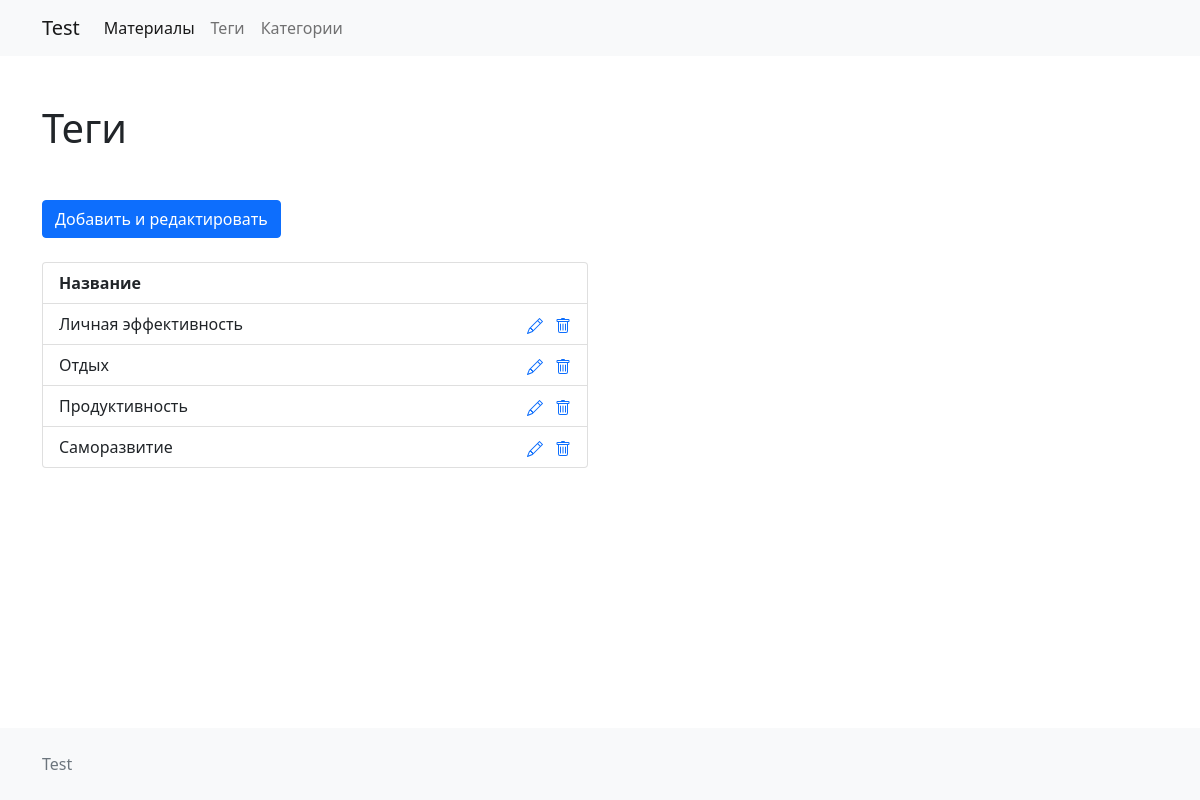
/list-tag, run on the app's committed database.
### tables this page shows
CREATE TABLE `tags` (
                        `id` int(11) NOT NULL,
                        `tagsTitle` varchar(255) NOT NULL
);

### Controllers/ListTagController.php (called while the page is built, shortened)
<?php
class ListTagController extends ListTagModel implements RulesForControllers
{
    function ActionView()
    {
        $tag = new ListTagModel();
        try {
            $tag = $tag ->SelectAll();
        }catch (\Exception $e){
            die($e->getMessage());
        }
        include __DIR__ . "/../Views/list-tag.php";
    }
}

### index.php (called while the page is built, shortened)
<?php
$viewMaterialId = $_GET['viewMaterialId'];
$viewTagId = $_GET['viewTagId'];
$routes = [
    "" =>"Controllers\ListMaterialController",
    "create-tag"=> "Controllers\CreateTagController",
    "create-category" => "Controllers\CreateCategoryController",
    "create-material" => "Controllers\CreateMaterialController",
    "list-category" => "Controllers\ListCategoryController",
    "list-materials" => "Controllers\ListMaterialController",
    "list-tag" => "Controllers\ListTagController",
    "view-material?viewMaterialId=$viewMaterialId" => "Controllers\ViewMaterialController",
    "tag-material?viewTagId=$viewTagId" =>"Controllers\TagMaterialController",
];
include_once "Views/header.php";
try {
    $router = new \Core\Router($routes);
}catch (\Exception $e){
    die($e ->getMessage());
}
include_once "Views/footer.php";

### Core/Db.php (called while the page is built, shortened)
<?php
 class Db
{
    private $db;
     protected function __construct(){
            $this->db =  new \mysqli("localhost","root","","test_project_db");
            $this->db ->set_charset('utf8');
            if ($this->db ->connect_error) {
                throw new \Exception("Нет соеденения с базой данных");
            }else return $this->db;
    }
    protected function DbQuery($query){
       return $this->db->query("$query");
    }
    protected static function arrayEnumeration($array){
        $i = 0;
        foreach ($array as $key => $item){
            $result[$i] = ($item);
            $i++;
        }
        return $result;
    }
 }

### Models/ListTagModel.php (called while the page is built, shortened)
<?php
class ListTagModel extends Db
{
    private $db;
    public function __construct()
    {
        try {
            $this -> db = new Db();
        }catch (\Exception $e){
            die($e->getMessage());
        }
    }
    protected function SelectAll(){
        $result =  $this->db->DbQuery("SELECT * FROM `tags` ORDER BY tags.tagsTitle");
        $result = Db::arrayEnumeration($result);
        if ($result === false){
            throw new \Exception("Произошла ошибка при выборке тегов");
        }else return $result;
    }
}

### Views/list-tag.php (the view, shortened to what this page needs)
<h1 class="my-md-5 my-4">Теги</h1>
<a class="btn btn-primary mb-4" href="create-tag" role="button">Добавить и редактировать</a>
<div class="row">
    <div class="col-md-6">
        <ul class="list-group mb-4">
            <li class="list-group-item d-flex justify-content-between">
                <strong>Название</strong>
            </li>
            <?php foreach ($tag as $key => $value):?>
                <li class="list-group-item list-group-item-action d-flex justify-content-between">
                <span href="#" class="me-3">
                    <?=$value['tagsTitle']?>
                </span>
                    <span class="text-nowrap">
                <a href="create-tag" class="text-decoration-none me-2">
                </a>
            <a  href="#deleteModalToggle" data-bs-toggle="modal" role="button" class="text-decoration-none delete" data-id="tag/<?=$value['id']?>">
            </a>
            </span>
                </li>
            <?php endforeach;?>
        </ul>
    </div>
</div>

### Core/Router.php (shortened to what this page needs)
<?php
class Router
{
    public function __construct($routes)
    {
        if (!empty($_SERVER['REQUEST_URI'])) {
            $uri = htmlspecialchars(trim($_SERVER['REQUEST_URI'], '/'));
            foreach ($routes as $key => $value) {
                if ($key == $uri) {
                        $value = new $value;
                        $value->ActionView();
                        return true;
                }
            }
            return false;
        }
    }
}

### data on the page
tags: tagsTitle "Личная эффективность"
tags: tagsTitle "Отдых"
tags: tagsTitle "Продуктивность"
tags: tagsTitle "Саморазвитие"
